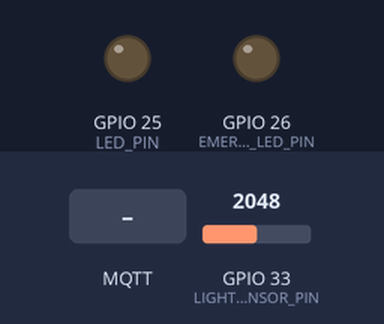
A program run on a simulated ESP32. Shown: output pins drawn as LEDs (lit = HIGH). Inputs (shaded band) come from the test bench; at power-on: GPIO 33 (LIGHT_SENSOR_PIN) = 2048. WiFi joins after 1.5 s; servers stay silent unless stated; no MQTT or app messages arrive unless stated; what the program prints to the serial monitor is not drawn.

Above: at 2.7 s.
2.8 s: MQTT message "ON" arrives on the first subscribed topic
At 3.3 s:
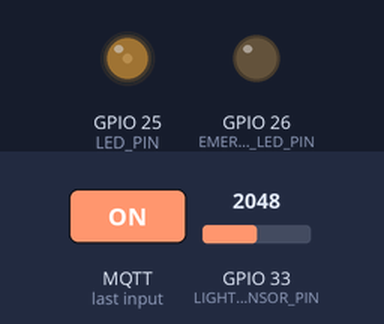
4.3 s: MQTT message "5" arrives on the first subscribed topic
At 5.5 s:
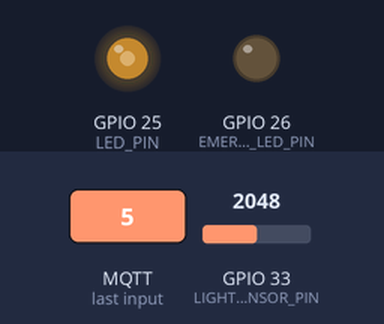
5.8 s: MQTT message "ON" arrives on the second subscribed topic
At 6.9 s:
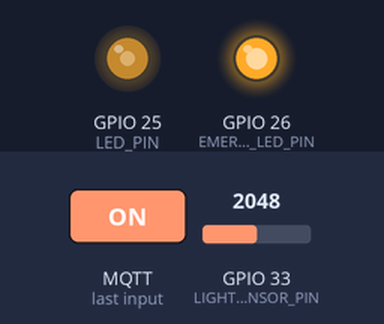
7.3 s: MQTT message "OFF" arrives on the first subscribed topic
At 8.1 s:
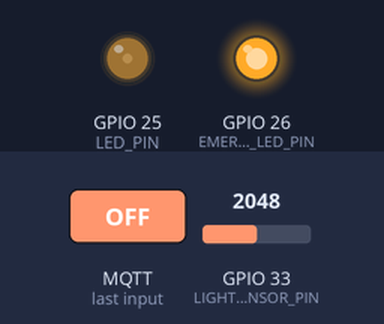
8.8 s: MQTT message "90" arrives on the first subscribed topic
At 9.3 s:
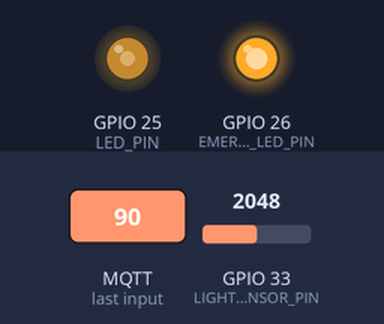
10.3 s: MQTT message "0" arrives on the first subscribed topic
At 11.4 s:
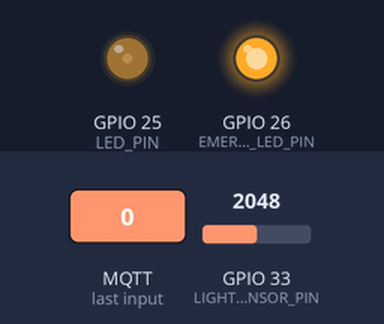
Timing chart, 0 to 12.8 s (numbered marks = the images above; inputs shaded):
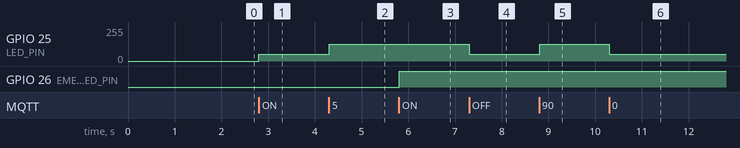

Measured:
- after the input at 2.8 s, GPIO 25 (LED_PIN): 0/255 → 50/255 at once
- after the input at 4.3 s, GPIO 25 (LED_PIN): 50/255 → 127/255 at once
- after the input at 5.8 s, GPIO 26 (EMERGENCY_LED_PIN): LOW → HIGH at once
- after the input at 7.3 s, GPIO 25 (LED_PIN): 127/255 → 50/255 at once
- after the input at 8.8 s, GPIO 25 (LED_PIN): 50/255 → 127/255 at once
- after the input at 10.3 s, GPIO 25 (LED_PIN): 127/255 → 50/255 at once

The program:

main.cpp
```cpp
#include <Arduino.h>
#define LIGHT_SENSOR_PIN 33  // ESP32's pin GPIO13 connected to DO pin of the ldr module
#define LED_PIN 25
#define EMERGENCY_LED_PIN 26
//#define MOTION_SENSOR_PIN 16

#include <WiFi.h>
#include <PubSubClient.h>

//int pinStateCurrent   = LOW;  // current state of pin
//int pinStatePrevious  = LOW;  // previous state of pin

const char* ssid = "Tz";
const char* password = "123123123";

const char* mqtt_broker = "172.20.10.4"; // The IP address of your Mosquitto broker
const int mqtt_port = 1883;

WiFiClient espClient;
PubSubClient client(espClient);

void reconnect();
void callback(char* topic, byte* payload, unsigned int length);
void setup_wifi() ;

void setup() {

  Serial.begin(115200);


    pinMode(LED_PIN, OUTPUT); // declare the ledPin as an OUTPUT
    //pinMode(MOTION_SENSOR_PIN, INPUT);
    pinMode(EMERGENCY_LED_PIN, OUTPUT);
    setup_wifi();
    client.setServer(mqtt_broker, mqtt_port);
    client.setCallback(callback);

}

void loop() {

  if (!client.connected()) {
    reconnect();
    }
  client.loop();

   delay(10);
}
void setup_wifi() {
  delay(10);
  // Connect to Wi-Fi
  Serial.print("Connecting to ");
  Serial.println(ssid);

  WiFi.begin(ssid, password);

  while (WiFi.status() != WL_CONNECTED) {
    delay(500);
    Serial.print("*");
  }

  Serial.println("");
  Serial.println("WiFi connected.");
  Serial.print("IP address: ");
  Serial.println(WiFi.localIP());
}

void callback(char* topic, byte* payload, unsigned int length) {
  String topicStr = String(topic);
  Serial.print("Message arrived [");
  Serial.print(topic);
  Serial.print("] ");
  String message;
  for (int i = 0; i < length; i++) {
    message += (char)payload[i];
  }
  Serial.println(message);
if(topicStr == "zoneTwo/emergency_light/control"){
  if (message == "ON"){
    Serial.print("Led ON");
    digitalWrite(EMERGENCY_LED_PIN,HIGH);
  }else if(message == "OFF"){
    Serial.print("Led OFF");
    digitalWrite(EMERGENCY_LED_PIN,LOW);
  }
}
if(topicStr == "esp32_S3_Box_ZoneTwo/cam/detect"){
  int person = atoi( message.c_str() );

  int lightValue = analogRead(LIGHT_SENSOR_PIN);
    Serial.println(lightValue);
    int brightness = map(lightValue, 0, 4095, 0, 255);

  if (person>0){


    analogWrite(LED_PIN, brightness);

    client.publish("esp32_dev_ZoneTwo/light/brightness",String(brightness).c_str());

  } else{
    if (lightValue>500){
       analogWrite(LED_PIN, 50);
       client.publish("esp32_dev_ZoneTwo/light/brightness",String(50).c_str());
    }else{
      analogWrite(LED_PIN, 0);
      client.publish("esp32_dev_ZoneTwo/light/brightness",String(0).c_str());
    }

  }
}

  Serial.println();
}

void reconnect() {   // for MQTT connection
  // Loop until we're reconnected
  while (!client.connected()) {
    Serial.print("Attempting MQTT connection...");
    // Attempt to connect
    if (client.connect("esp32_dev_ZoneTwo_Client")) {
      Serial.println("connected");
      // Once connected, publish an announcement...
      client.publish("esp32_dev_ZoneTwo", " esp32_dev_ZoneTwo is connected");
      // ... and resubscribe

      client.subscribe("esp32_S3_Box_ZoneTwo/cam/detect");
      client.subscribe("zoneTwo/emergency_light/control");
    } else {
      Serial.print("failed, rc=");
      Serial.print(client.state());
      Serial.println(" try again in 5 seconds");
      // Wait 5 seconds before retrying
      delay(5000);
    }
  }
}
```
